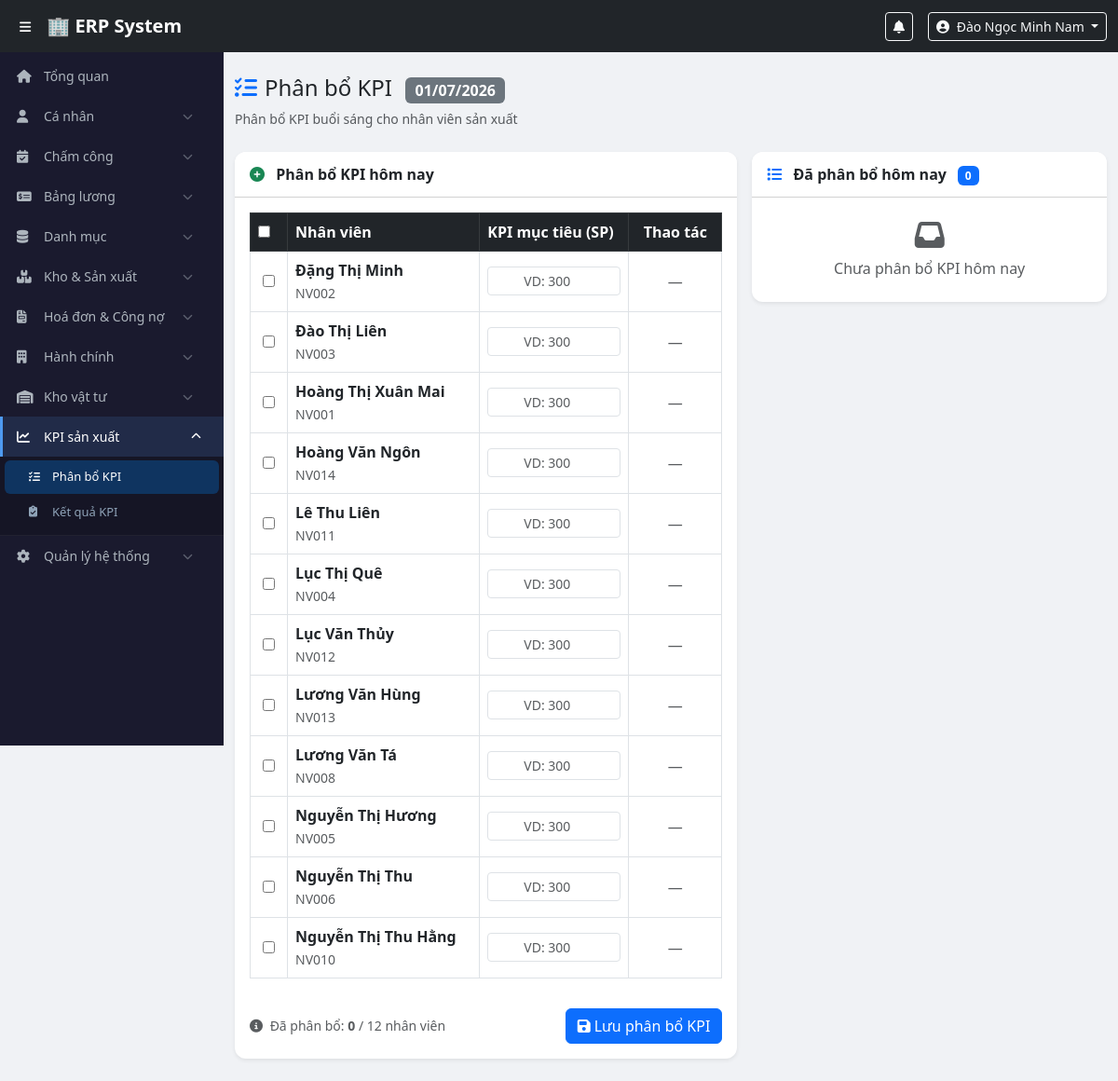
Page /modules/kpi/assign.php (signed in) on the committed database.
### tables this page shows
CREATE TABLE `users` (
  `id` int(11) NOT NULL,
  `employee_code` varchar(20) NOT NULL,
  `full_name` varchar(100) NOT NULL,
  `username` varchar(50) NOT NULL,
  `password_hash` varchar(255) NOT NULL,
  `email` varchar(100) DEFAULT NULL,
  `phone` varchar(20) DEFAULT NULL,
  `role_id` int(11) NOT NULL,
  `department_id` int(11) DEFAULT NULL,
  `is_active` tinyint(1) DEFAULT 1,
  `created_at` timestamp NOT NULL DEFAULT current_timestamp()
);

### config/auth.php (called while the page is built, shortened)
<?php
function isLoggedIn() {
    return isset($_SESSION['user_id']) && !empty($_SESSION['user_id']);
}
function hasRole(...$roles) {
    return in_array($_SESSION['role'], $roles);
}
?>

### modules/kpi/assign.php (the view, shortened to what this page needs)
<?php
require_once $_SERVER['DOCUMENT_ROOT'] . '/erp/config/auth.php';
$pdo   = getDBConnection();
$today = date('Y-m-d');
$canEditDelete = hasRole('director', 'accountant');
$staffList = $pdo->query("
    SELECT u.id, u.full_name, u.employee_code
    FROM users u
    JOIN roles r ON u.role_id = r.id
    WHERE r.name = 'employee'
    AND u.is_active = 1
    ORDER BY u.full_name
")->fetchAll(PDO::FETCH_ASSOC);
$stmt = $pdo->prepare("
    SELECT ka.*, u.full_name, u.employee_code,
           kr.id AS result_id
    FROM kpi_assignments ka
    JOIN users u ON ka.user_id = u.id
    LEFT JOIN kpi_results kr ON kr.kpi_assignment_id = ka.id
    WHERE ka.assign_date = ?
    ORDER BY u.full_name
");
$stmt->execute([$today]);
$assigned = $stmt->fetchAll(PDO::FETCH_ASSOC);
$assignedUserIds = array_column($assigned, 'user_id');
include $_SERVER['DOCUMENT_ROOT'] . '/erp/includes/header.php';
include $_SERVER['DOCUMENT_ROOT'] . '/erp/includes/sidebar.php';
?>
<div class="main-content">
<div class="container-fluid py-4">
    <div class="d-flex align-items-center mb-4">
        <div>
            <h4 class="mb-1">
                <i class="fas fa-tasks me-2 text-primary"></i>Phân bổ KPI
                <span class="badge bg-secondary fs-6 ms-2"><?= date('d/m/Y') ?></span>
            </h4>
            <small class="text-muted">Phân bổ KPI buổi sáng cho nhân viên sản xuất</small>
        </div>
    </div>
    <div class="row g-3">
        <div class="col-lg-7">
            <div class="card border-0 shadow-sm">
                <div class="card-header bg-white fw-bold">
                    <i class="fas fa-plus-circle me-2 text-success"></i>
                    Phân bổ KPI hôm nay
                </div>
                <div class="card-body">
                    <?php if (empty($staffList)): ?>
                    <div class="alert alert-warning">
                        <i class="fas fa-exclamation-triangle me-2"></i>
                        Chưa có nhân viên nào trong hệ thống.
                    </div>
                    <?php else: ?>
                    <form id="formAssign">
                        <div class="table-responsive">
                            <table class="table table-bordered align-middle">
                                <thead class="table-dark">
                                    <tr>
                                        <th width="40">
                                            <input type="checkbox" id="checkAll">
                                        </th>
                                        <th>Nhân viên</th>
                                        <th width="160">KPI mục tiêu (SP)</th>
                                        <?php if ($canEditDelete): ?>
                                        <th width="100" class="text-center">Thao tác</th>
                                        <?php endif; ?>
                                    </tr>
                                </thead>
                                <tbody>
                                <?php foreach ($staffList as $s): ?>
                                <?php $isAssigned = in_array($s['id'], $assignedUserIds); ?>
                                <?php
                                    $kpiData = null;
                                ?>
                                <tr class="<?= $isAssigned ? 'table-success' : '' ?>">
                                    <td class="text-center">
                                        <?php if (!$isAssigned): ?>
                                        <input type="checkbox" name="users[]"
                                               value="<?= $s['id'] ?>" class="chk-user">
                                        <?php else: ?>
                                        <i class="fas fa-check-circle text-success"></i>
                                        <?php endif; ?>
                                    </td>
                                    <td>
                                        <div class="fw-semibold"><?= htmlspecialchars($s['full_name']) ?></div>
                                        <small class="text-muted"><?= htmlspecialchars($s['employee_code']) ?></small>
                                    </td>
                                    <td class="text-center">
                                        <?php if (!$isAssigned): ?>
                                        <input type="number"
                                               name="kpi[<?= $s['id'] ?>]"
                                               class="form-control form-control-sm text-center"
                                               placeholder="VD: 300" min="1">
                                        <?php endif; ?>
                                    </td>
                                    <?php if ($canEditDelete): ?>
                                    <td class="text-center">
                                        <?php if ($isAssigned): ?>
                                        <button type="button"
                                                class="btn btn-sm btn-warning me-1"
                                                onclick="openEditModal(<?= $kpiData['id'] ?>, '<?= htmlspecialchars($s['full_name']) ?>', <?= $kpiData['kpi_target'] ?>)"
                                                title="Sửa KPI">
                                            <i class="fas fa-edit"></i>
                                        </button>
                                        <button type="button"
                                                class="btn btn-sm btn-danger"
                                                onclick="confirmDelete(<?= $kpiData['id'] ?>, '<?= htmlspecialchars($s['full_name']) ?>', <?= $kpiData['result_id'] ? 1 : 0 ?>)"
                                                title="Xoá KPI">
                                            <i class="fas fa-trash"></i>
                                        </button>
                                        <?php else: ?>
                                        <span class="text-muted">—</span>
                                        <?php endif; ?>
                                    </td>
                                    <?php endif; ?>
                                </tr>
                                <?php endforeach; ?>
                                </tbody>
                            </table>
                        </div>
                        <div class="d-flex justify-content-between align-items-center mt-3">
                            <small class="text-muted">
                                <i class="fas fa-info-circle me-1"></i>
                                Đã phân bổ: <strong><?= count($assigned) ?></strong> /
                                <?= count($staffList) ?> nhân viên
                            </small>
                            <button type="button" class="btn btn-primary" id="btnSaveAssign">
                                <i class="fas fa-save me-1"></i>Lưu phân bổ KPI
                            </button>
                        </div>
                    </form>
                    <?php endif; ?>
                </div>
            </div>
        </div>
        <div class="col-lg-5">
            <div class="card border-0 shadow-sm">
                <div class="card-header bg-white fw-bold">
                    <i class="fas fa-list me-2 text-primary"></i>
                    Đã phân bổ hôm nay
                    <span class="badge bg-primary ms-2"><?= count($assigned) ?></span>
                </div>
                <div class="card-body p-0">
                    <?php if (empty($assigned)): ?>
                    <div class="text-center py-4 text-muted">
                        <i class="fas fa-inbox fa-2x mb-2 d-block"></i>
                        Chưa phân bổ KPI hôm nay
                    </div>
                    <?php endif; ?>
                </div>
            </div>
        </div>
    </div>
</div>
</div>
<?php include $_SERVER['DOCUMENT_ROOT'] . '/erp/includes/footer.php'; ?>

### assets/css/style.css (style rules this page uses)
body { padding-top: 56px; background: #f0f2f5; font-family: 'Segoe UI', sans-serif; }
.main-content { margin-left: 240px; transition: margin-left 0.3s; min-height: calc(100vh - 56px); }
.card { border-radius: 12px !important; }
.card-header { border-radius: 12px 12px 0 0 !important; padding: 12px 16px; }

### rows in the picture
users: full_name "Đặng Thị Minh", employee_code "NV002"
users: full_name "Đào Thị Liên", employee_code "NV003"
users: full_name "Hoàng Thị Xuân Mai", employee_code "NV001"
users: full_name "Hoàng Văn Ngôn", employee_code "NV014"
users: full_name "Lê Thu Liên", employee_code "NV011"
users: full_name "Lục Thị Quê", employee_code "NV004"
users: full_name "Lục Văn Thủy", employee_code "NV012"
users: full_name "Lương Văn Hùng", employee_code "NV013"
users: full_name "Lương Văn Tá", employee_code "NV008"
users: full_name "Nguyễn Thị Hương", employee_code "NV005"
users: full_name "Nguyễn Thị Thu", employee_code "NV006"
users: full_name "Nguyễn Thị Thu Hằng", employee_code "NV010"

### other values in the picture
$user['full_name'] "Đào Ngọc Minh Nam"
count($assigned) "0"
count($staffList) "12"
